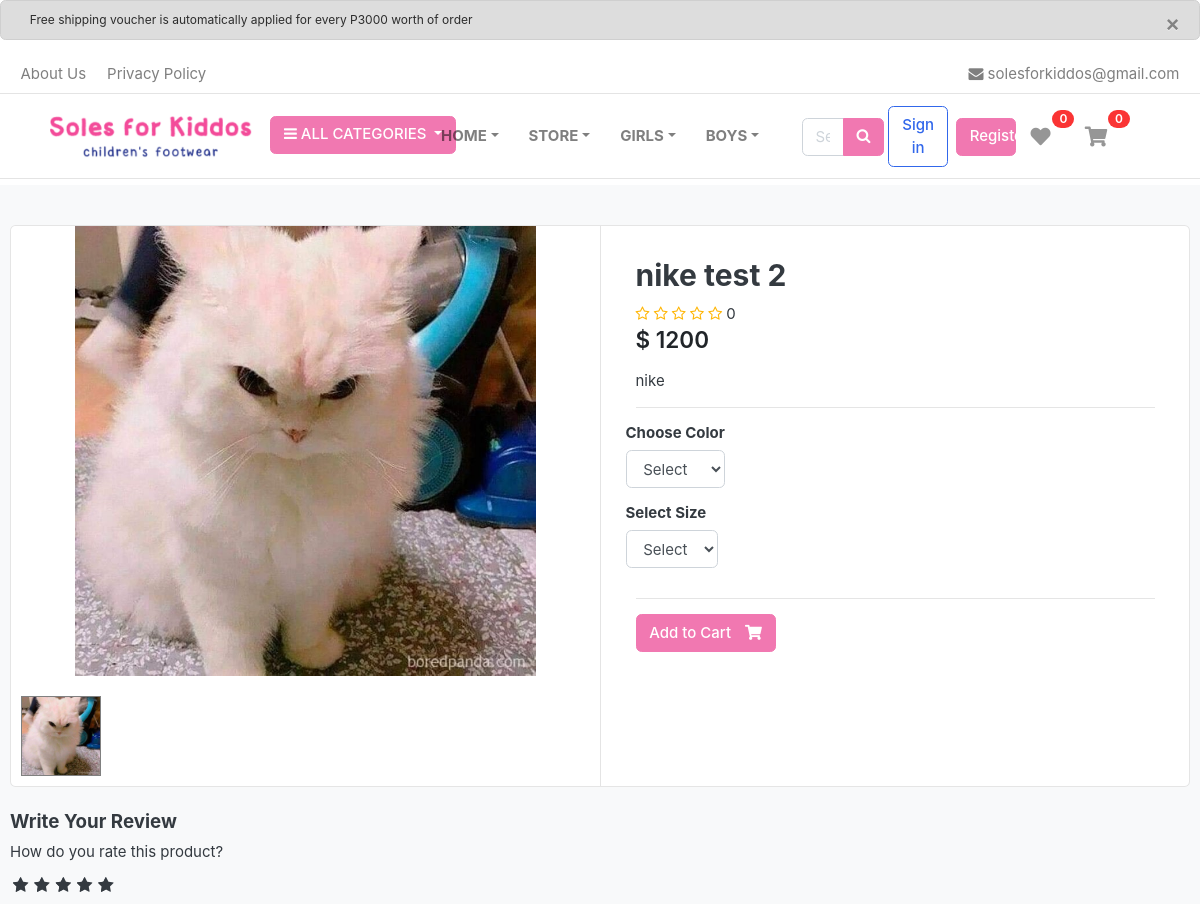
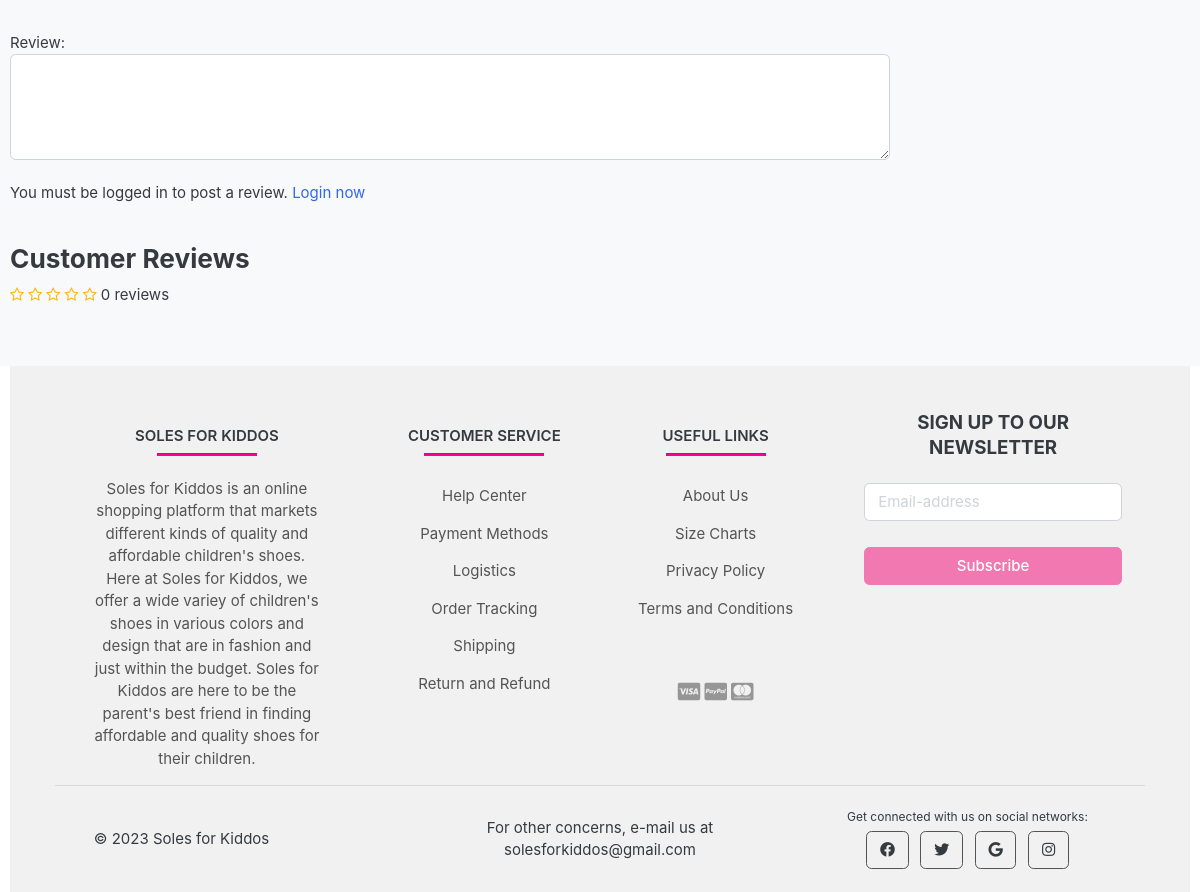
The page /store/category/sneakers/nike-test-2/ on the database its author committed (2 pictures, top to bottom).
### store/models.py (models this page shows, shortened)
class Product(models.Model):
    product_name    = models.CharField(max_length=200, unique=True)
    slug            = models.SlugField(max_length=200, unique=True)
    brand           = models.ForeignKey(Brand, on_delete=models.CASCADE, null=True, blank=True)
    description     = models.TextField(max_length=500)
    price           = models.IntegerField()
    sale_price      = models.IntegerField(null=True, blank=True)
    images          = models.ImageField(upload_to='photos/products')
    stock           = models.IntegerField()
    is_sale         = models.BooleanField(default=False)
    is_available    = models.BooleanField(default=True)
    category        = models.ForeignKey(Category, on_delete=models.CASCADE)
    gender_category = models.CharField(max_length=50, choices=gender_choices, blank=True)
    age_category    = models.ForeignKey(Age, on_delete=models.CASCADE, null=True, blank=True)
    created_date    = models.DateTimeField(auto_now_add=True)
    modified_date   = models.DateTimeField(auto_now=True)
    def averageReview(self):
        reviews = ReviewRating.objects.filter(product=self, status=True).aggregate(average=Avg('rating'))
        avg = 0
        if reviews['average'] is not None:
            avg = float(reviews['average'])
        return avg
    def countReview(self):
        reviews = ReviewRating.objects.filter(product=self, status=True).aggregate(count=Count('id'))
        count = 0
        if reviews['count'] is not None:
            count = int(reviews['count'])
        return count

### store/views.py (the view)
# urls.py: path('category/<slug:category_slug>/<slug:product_slug>/', views.product_detail, name='product_detail'),
def product_detail(request, category_slug, product_slug):
    try:
        single_product = Product.objects.get(category__slug=category_slug, slug=product_slug)
        in_cart = CartItem.objects.filter(cart__cart_id=_cart_id(request), product=single_product).exists()
    except Exception as e:
        raise e
    if request.user.is_authenticated:
        try:
            orderproduct = OrderProduct.objects.filter(user=request.user, product_id=single_product.id).exists()
        except OrderProduct.DoesNotExist:
            orderproduct = None
    else:
        orderproduct = None
    reviews = ReviewRating.objects.filter(product_id=single_product.id, status=True)
    product_gallery = ProductGallery.objects.filter(product_id=single_product.id)
    context = {
        'single_product': single_product,
        'in_cart'       : in_cart,
        'orderproduct': orderproduct,
        'reviews': reviews,
        'product_gallery': product_gallery,
    }
    return render(request, 'store/product_detail.html', context)

### carts/context_processors.py (called while the page is built)
def counter(request):
    cart_count = 0
    if 'admin' in request.path:
        return {}
    else:
        try:
            cart = Cart.objects.filter(cart_id=_cart_id(request))
            if request.user.is_authenticated:
                cart_items = CartItem.objects.all().filter(user=request.user)
            else:
                cart_items = CartItem.objects.all().filter(cart=cart[:1])
            for cart_item in cart_items:
                cart_count += cart_item.quantity
        except Cart.DoesNotExist:
            cart_count = 0
    return dict(cart_count=cart_count)

### carts/views.py (called while the page is built)
def _cart_id(request):
    cart = request.session.session_key
    if not cart:
        cart = request.session.create()
    return cart

### category/context_processors.py (called while the page is built)
def menu_links(request):
    links = Category.objects.all()
    return dict(links=links)

def brand_list(request):
    brands = Brand.objects.all()
    return dict(brands=brands)

def age_list(request):
    ages = Age.objects.all()
    return dict(ages=ages)

def category_list(request):
    topics = faq_topic.objects.all()
    return dict(topics=topics)

### category/models.py (called while the page is built)
    def get_url(self):
            return reverse('products_by_category', args=[self.slug])

    def get_url(self):
            return reverse('products_by_age', args=[self.slug])

### store/models.py (called while the page is built)
    def colors(self):
        return super(VariationManager, self).filter(variation_category='color', is_active=True)

    def sizes(self):
        return super(VariationManager, self).filter(variation_category='size', is_active=True)

### templates/store/product_detail.html (shortened to what this page needs)
{% extends 'base.html' %}
{% load static %}
{% block content %}
<section class="section-content padding-y bg">
	<div class="container">
		<div class="card">
			<div class="row no-gutters">
				<aside class="col-md-6">
					<article class="gallery-wrap">
						<div class="img-big-wrap mainImage">
							<center><img src="{{ single_product.images.url }}"></center>
						</div>
					</article>
					<ul class="thumb">
						<li>
							<a href="{{ single_product.images.url }}" target="mainImage"><img src="{{ single_product.images.url }}" alt="Product Image"></a>
						</li>
					</ul>
				</aside>
				<main class="col-md-6 border-left">
					<form action="{% url 'add_cart' single_product.id %}" method="POST">
						<article class="content-body">
							<h2 class="title">{{ single_product.product_name }}</h2>
							<div class="rating-star">
								<span>
									<i class="fa fa-star{% if single_product.averageReview < 0.5 %}-o{% elif single_product.averageReview >= 0.5 and single_product.averageReview < 1 %}-half-o {% endif %}" aria-hidden="true"></i>
									<i class="fa fa-star{% if single_product.averageReview < 1.5 %}-o{% elif single_product.averageReview >= 1.5 and single_product.averageReview < 2 %}-half-o {% endif %}" aria-hidden="true"></i>
									<i class="fa fa-star{% if single_product.averageReview < 2.5 %}-o{% elif single_product.averageReview >= 2.5 and single_product.averageReview < 3 %}-half-o {% endif %}" aria-hidden="true"></i>
									<i class="fa fa-star{% if single_product.averageReview < 3.5 %}-o{% elif single_product.averageReview >= 3.5 and single_product.averageReview < 4 %}-half-o {% endif %}" aria-hidden="true"></i>
									<i class="fa fa-star{% if single_product.averageReview < 4.5 %}-o{% elif single_product.averageReview >= 4.5 and single_product.averageReview < 5 %}-half-o {% endif %}" aria-hidden="true"></i>
	<span>{{single_product.averageReview}} </span>
									</span>
							</div>
							<div class="mb-3">
								{% if single_product.is_sale %}
								<var class="price h4">$ {{ single_product.sale_price }}</var>
                            	<del class="price-old">{{ single_product.price }}</del>
                            {% else %}
                            	<var class="price h4">$ {{single_product.price}}</var>
                            {% endif %}
							</div>
							<p>{{ single_product.description }}</p>
							<hr>
							<div class="row">
								<div class="item-option-select">
									<h6>Choose Color</h6>
									<select name="color" class="form-control" required>
										<option value="" disabled selected>Select</option>
									</select>
								</div>
							</div>
							<div class="row">
								<div class="item-option-select">
									<h6>Select Size</h6>
									<select name="size" class="form-control">
										<option value="" disabled selected>Select</option>
									</select>
								</div>
							</div>
							<hr>
							{% if single_product.stock <= 0 %}
							<h5 class="text-danger">Out of Stock</h5>
							{% else %}
							<button type="submit" class="btn  btn-primary"> <span class="text">Add to Cart</span> <i class="fas fa-shopping-cart"></i> </button>
							{% endif %}
						</article>
					</form>
				</main>
			</div>
		</div>
		<br>
		<div class="row">
			<div class="col-md-9">
				<form action="{% url 'submit_review' single_product.id %}" method="POST">
					<h5>Write Your Review</h5>
					<div>
						<label>How do you rate this product?</label>
						<br>
						<div class="rate">
							<input type="radio" name="rating" id="rating10" value="5" required /><label for="rating10" title="5"></label>
							<input type="radio" name="rating" id="rating8" value="4" required /><label for="rating8" title="4"></label>
							<input type="radio" name="rating" id="rating6" value="3" required /><label for="rating6" title="3"></label>
							<input type="radio" name="rating" id="rating4" value="2" required /><label for="rating4" title="2"></label>
							<input type="radio" name="rating" id="rating2" value="1" required /><label for="rating2" title="1"></label>
						</div>
<br>
						<br>
						Review:
						<textarea name="review" rows="4" class="form-control"></textarea>
						<br>
						{% if user.is_authenticated %}
							{% if orderproduct %}
								<input type="submit" value="Submit Review" class="btn btn-primary">
							{% else %}
								<p>You must purchase this product to post a review.</p>
							{% endif %}
						{% else %}
						<p>You must be logged in to post a review. <span><a href="{% url 'login' %}">Login now</a></span></p>
						{% endif %}
					</div>
				</form>
<br>
<header class="section-heading">
	<h3>Customer Reviews </h3>
	<div class="rating-star">
		<span>
			<i class="fa fa-star{% if single_product.averageReview < 0.5 %}-o{% elif single_product.averageReview >= 0.5 and single_product.averageReview < 1 %}-half-o {% endif %}" aria-hidden="true"></i>
			<i class="fa fa-star{% if single_product.averageReview < 1.5 %}-o{% elif single_product.averageReview >= 1.5 and single_product.averageReview < 2 %}-half-o {% endif %}" aria-hidden="true"></i>
			<i class="fa fa-star{% if single_product.averageReview < 2.5 %}-o{% elif single_product.averageReview >= 2.5 and single_product.averageReview < 3 %}-half-o {% endif %}" aria-hidden="true"></i>
			<i class="fa fa-star{% if single_product.averageReview < 3.5 %}-o{% elif single_product.averageReview >= 3.5 and single_product.averageReview < 4 %}-half-o {% endif %}" aria-hidden="true"></i>
			<i class="fa fa-star{% if single_product.averageReview < 4.5 %}-o{% elif single_product.averageReview >= 4.5 and single_product.averageReview < 5 %}-half-o {% endif %}" aria-hidden="true"></i>
	<span>{{single_product.countReview}} reviews</span>
			</span>
	</div>
</header>
			</div>
		</div>
	</div>
</section>
{% endblock %}

### static/css/ui.css (style rules this page uses)
html { font-family: "Inter", sans-serif; font-size: 15px; }
.content-body { flex: 1 1 auto; padding: 2rem 2.3rem; }
.padding-y { padding-top: 40px; padding-bottom: 40px; }
var { font-style: normal; }
article:after, .form-group:after { display: block; clear: both; content: ""; }
.bg { background-color: #f8f9fa; }
.section-heading { margin-bottom: 20px; margin-top: 15px; }
p:last-child { margin-bottom: 0; }
.btn .text + i { margin-left: 10px; }
.price { font-weight: 600; color: #212529; }
.gallery-wrap .img-big-wrap { margin-bottom: 10px; border-radius: 0.37rem; overflow: hidden; background-color: #fff; }
.gallery-wrap .img-big-wrap img { height: 450px; width: auto; display: inline-block; }
.item-option-select { margin-bottom: 1rem; display: inline-block; margin-right: 15px; }

### static/css/custom.css (style rules this page uses)
.rate { display: inline-block;; border: 0; }
.rate > label { float: right; }
.rate > label:before { display: inline-block; font-size: 1.1rem; font-family: FontAwesome; content: "\f005"; margin:0; padding:0.3rem .2rem; cursor: pointer; }
.rating-star i { color: #ffb503 !important; }
ul.thumb { margin:0 auto; padding: 0; float: left; }
ul.thumb li { list-style: none; margin: 10px; }
ul.thumb li img { width: 80px; height: 80px; border: 1px solid grey; }
.btn-primary { color: #fff; background-color: #F178B1; border-color: #F178B1; }

### rows shown on the page
Product: images (picture), product_name "nike test 2", averageReview "0", price "1200", description "nike", countReview "0"

### other values the page prints
{{ cart_count }} "0"
